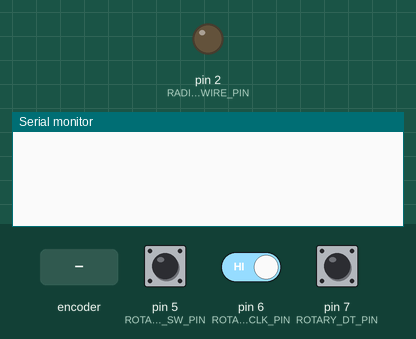
Recording of a program running on a simulated Arduino Nano, built with avr-gcc and run on an emulated ATmega328P. On the bench: output pins drawn as LEDs (lit = HIGH), the last lines printed to the serial monitor. The test bench sets the inputs (shaded band); at power-on: pin 6 (ROTARY_CLK_PIN) HIGH, pin 5 (ROTARY_SW_PIN) HIGH, pin 7 (ROTARY_DT_PIN) HIGH.

Above: at 1.2 s.
1.3 s: rotary encoder on pin 5 (ROTARY_SW_PIN) / pin 7 (ROTARY_DT_PIN) turned 2 steps (second pin leading)
At 2.9 s:
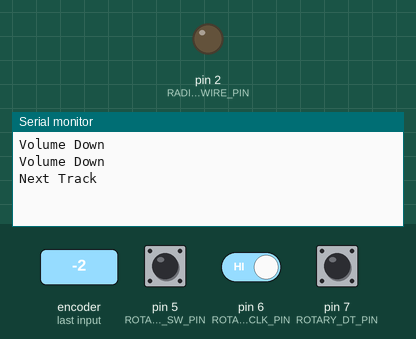
3.4 s: pin 6 (ROTARY_CLK_PIN) driven LOW
At 3.9 s:
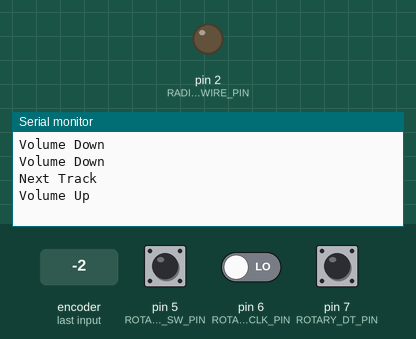
4.9 s: rotary encoder on pin 5 (ROTARY_SW_PIN) / pin 7 (ROTARY_DT_PIN) turned 1 step (first pin leading)
At 6.1 s:
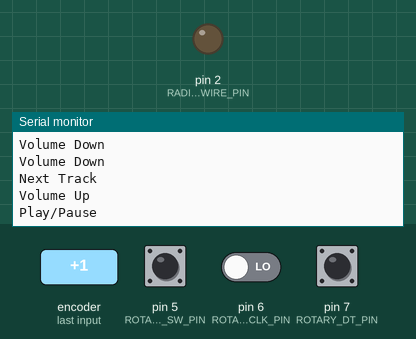
6.8 s: rotary encoder on pin 5 (ROTARY_SW_PIN) / pin 7 (ROTARY_DT_PIN) turned 3 steps (first pin leading)
At 8.9 s:
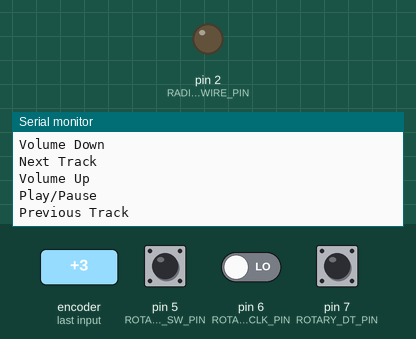

The program:

main.cpp
```cpp
#include "header.h"

#define ROTARY_SW_PIN 5   // D5
#define ROTARY_CLK_PIN 6  // D6
#define ROTARY_DT_PIN 7   // D7

#define RADIO_WIRE_PIN 2  // Pin to be wired to headunit


void setup()
{
    Serial.begin(9600);
}

RotaryKnob rotary_knob = RotaryKnob(ROTARY_CLK_PIN, ROTARY_DT_PIN, ROTARY_SW_PIN);
StereoCommand stereo_control = StereoCommand(RADIO_WIRE_PIN);

void loop()
{
    int rotation = rotary_knob.checkRotation();
    if (rotation == -1){
        stereo_control.VolumeDown();
    }
    else if (rotation == 1) {
        stereo_control.VolumeUp();
    };

    int press_count = rotary_knob.checkPressCount();
    if (press_count == 1)
    {
        stereo_control.PlayPause();
    }
    else if (press_count == 2)
    {
        stereo_control.NextTrack();
    }
    else if (press_count >= 3)
    {
        stereo_control.PreviousTrack();
    }
}
```

header.h
```cpp
#pragma once

#include <Arduino.h>

#include "../lib/RotaryKnob/rotaryKnob.h"
#include "../lib/StereoCommands/stereoControl.h"

// #include "../lib/WaveshareScanner/scanner.h"
// #include "../AccessPoint/AccessPoint.h"
```

Measured:
- after the input at 1.3 s, the serial monitor: prints a new line at once (image 1)
- after the input at 3.4 s, the serial monitor: prints a new line at once (image 2)
- after the input at 4.9 s, the serial monitor: prints a new line after 0.42 s (image 3)
- after the input at 6.8 s, the serial monitor: prints a new line after 0.82 s (image 4)
